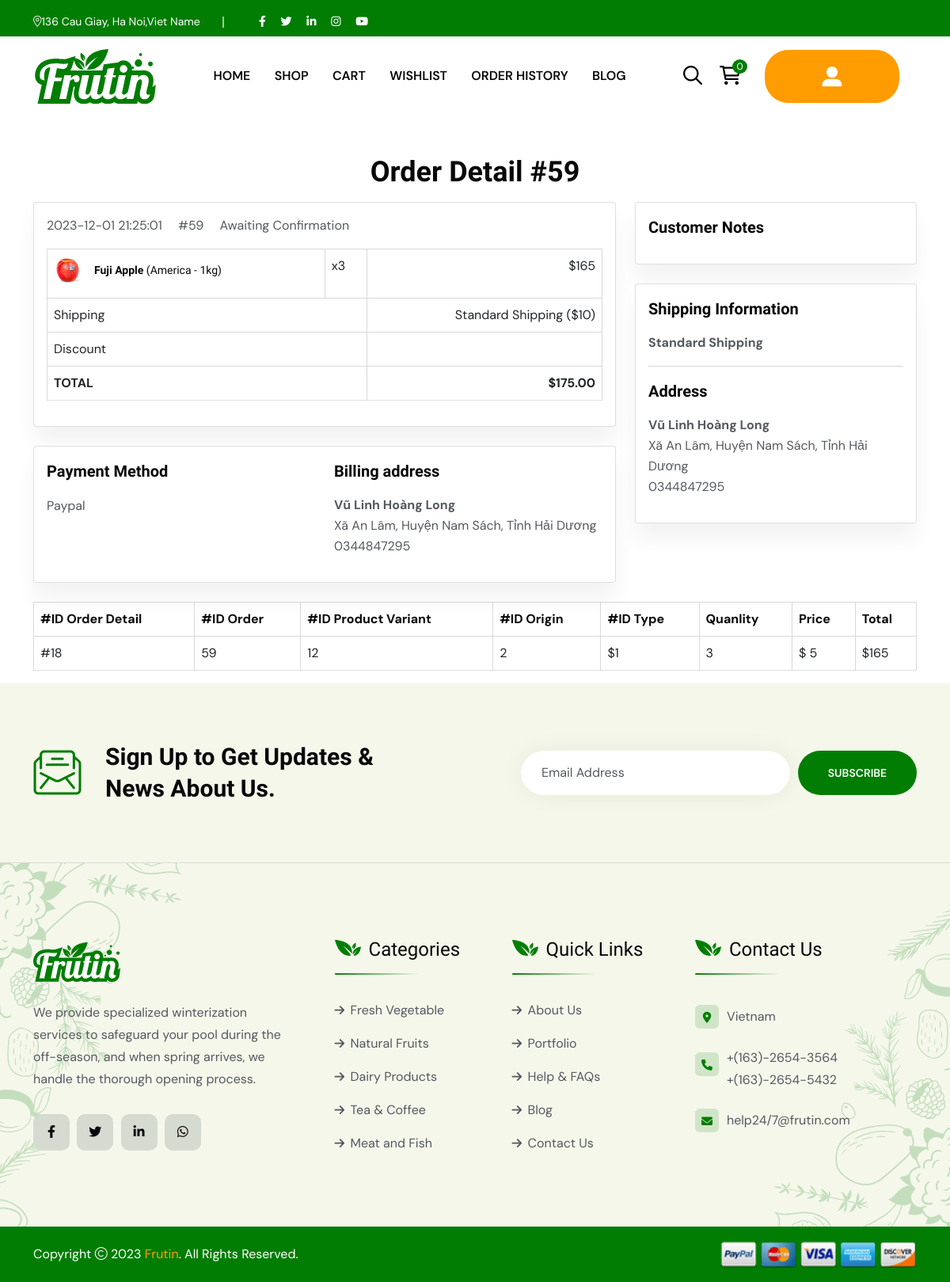
Screenshot of /index.php?act=detail_order&&id_order=59 (signed in) with the database file from the repository.
### tables this page shows
CREATE TABLE `orders` (
  `id_order` int(11) NOT NULL,
  `username` varchar(50) NOT NULL,
  `date` datetime NOT NULL,
  `name_transport` varchar(50) NOT NULL,
  `code_coupon` varchar(10) NOT NULL,
  `total` int(11) NOT NULL,
  `payment_methods` varchar(50) NOT NULL,
  `status` varchar(50) NOT NULL
);

CREATE TABLE `order_detail` (
  `id_order_detail` int(11) NOT NULL,
  `order_id` int(11) NOT NULL,
  `id_product_variant` int(11) NOT NULL,
  `id_origin` int(11) NOT NULL,
  `id_type` int(11) NOT NULL,
  `quanlity` int(5) NOT NULL,
  `price` int(8) NOT NULL,
  `total` int(11) NOT NULL
);

CREATE TABLE `product_image` (
  `id_image` int(11) NOT NULL,
  `product_id` int(11) NOT NULL,
  `image_path` varchar(400) NOT NULL,
  `main` int(1) NOT NULL DEFAULT 0
);

CREATE TABLE `product` (
  `product_id` int(11) NOT NULL,
  `name` varchar(255) NOT NULL,
  `price` int(8) NOT NULL,
  `desciption` text NOT NULL,
  `sub_category_id` int(11) NOT NULL
);

CREATE TABLE `origin` (
  `id_origin` int(11) NOT NULL,
  `value_origin` varchar(50) NOT NULL
);

CREATE TABLE `type` (
  `id_type` int(11) NOT NULL,
  `value_type` varchar(50) NOT NULL
);

CREATE TABLE `transport` (
  `name_transport` varchar(50) NOT NULL,
  `fee` int(2) NOT NULL
);

CREATE TABLE `user` (
  `username` varchar(50) NOT NULL,
  `password` varchar(20) NOT NULL,
  `full_name` varchar(50) NOT NULL,
  `email` varchar(50) NOT NULL,
  `image` varchar(400) NOT NULL DEFAULT 'avatar1.png',
  `address` varchar(200) NOT NULL,
  `telephone` varchar(12) NOT NULL,
  `role` tinyint(1) NOT NULL DEFAULT 0
);

CREATE TABLE `product_variant` (
  `id_product_variant` int(11) NOT NULL,
  `id_product` int(11) NOT NULL,
  `id_origin` int(11) NOT NULL,
  `id_type` int(11) NOT NULL,
  `price_product_variant` int(8) NOT NULL,
  `quanlity_inventory` int(5) NOT NULL
);

### model/pdo.php (called while the page is built, shortened)
<?php
function pdo_get_connection(){
    $servername = "localhost";
    $username = "root";
    $password = "";
    try {
        $conn = new PDO("mysql:host=$servername;dbname=longvlhph38689", $username, $password);
        $conn->setAttribute(PDO::ATTR_ERRMODE, PDO::ERRMODE_EXCEPTION);
        return $conn;
    } catch(PDOException $e) {
        echo "Connection failed: " . $e->getMessage();
    }
}
function pdo_query($sql){
    $sql_args=array_slice(func_get_args(),1);
    try{
        $conn=pdo_get_connection();
        $stmt=$conn->prepare($sql);
        $stmt->execute($sql_args);
        $rows=$stmt->fetchAll();
        return $rows;
    }
    catch(PDOException $e){
        throw $e;
    }
    finally{
        unset($conn);
    }
}

### model/orders.php (called while the page is built, shortened)
<?php
function get_detail_order_by_id($id_order)
{
    $sql = "SELECT * FROM `order_detail`
    JOIN product_variant on product_variant.id_product_variant = order_detail.id_product_variant
    join product_image on product_image.product_id = product_variant.id_product
    join product on product_variant.id_product = product.product_id
    join origin on origin.id_origin = product_variant.id_origin
    join type on type.id_type = product_variant.id_type
    WHERE  `order_id`='$id_order' and `main` = 1";
    return pdo_query($sql);
}
function get_order_by_id($order_id)
{
    $sql = "SELECT * FROM `orders`
    join transport on orders.name_transport = transport.name_transport
    WHERE `id_order` = '$order_id'";
    return pdo_query($sql);
}

### model/user.php (called while the page is built, shortened)
<?php
function get_user($username)
{
    $sql = "SELECT * FROM `user` WHERE `username`='$username'";
    return pdo_query($sql);
}

### detailOrder.php (the view, shortened to what this page needs)
<!doctype html>
<html class="no-js" lang="zxx">
<head>
    <link rel="stylesheet" href="assets/css/app.min.css">
    <link rel="stylesheet" href="assets/css/fontawesome.min.css">
    <link rel="stylesheet" href="assets/css/style.css">
</head>
<body>
    <h3 class=" mt-5" style="text-align: center;">Order Detail #<?= $id_order ?></h3>
    <div class="container">
        <div class="container p-0">
            <div class="row">
                <div class="col-lg-8">
                    <div class="card mb-4">
                        <div class="card-body">
                            <div class="mb-3 d-flex justify-content-between">
                                <div>
                                    <span class="me-3"><?= $full_order[0]['date'] ?></span>
                                    <span class="me-3">#<?= $full_order[0]['id_order'] ?></span>
                                    <span class="me-3"><?= $full_order[0]['status'] ?></span>
                                </div>
                                <div class="d-flex">
                                    <div class="dropdown">
                                        <button class="btn btn-link p-0 text-muted" type="button" data-bs-toggle="dropdown">
                                        </button>
                                    </div>
                                </div>
                            </div>
                            <table class="table table-borderless">
                                <tbody>
                                    <?php foreach ($order as $key => $value) : ?>
                                        <tr>
                                            <td>
                                                <div class="d-flex mb-2">
                                                    <div class="flex-shrink-0">
                                                        <img style='object-fit: cover;' src="./assets/img/product/<?= $value['image_path'] ?>" alt="" width="35" class="img-fluid">
                                                    </div>
                                                    <div class="flex-lg-grow-1 ms-3">
                                                        <h6 class="small mb-0 mt-2 mb-2"><a href="index.php?act=shop-details&&pro=<?=$value['id_product'] ?>" class="text-reset"><?= $value['name'] ?>   <span style='font-weight: 300;'>(<?=$value['value_origin'] ?> - <?=$value['value_type'] ?>)</span></a></h6>
                                                    </div>
                                                </div>
                                            </td>
                                            <td class="mt-2">x<?= $value['quanlity'] ?></td>
                                            <td class="text-end ">$<?= $value['total'] ?></td>
                                        </tr>
                                    <?php endforeach; ?>
                                </tbody>
                                <tfoot>
                                    <tr>
                                        <td colspan="2">Shipping</td>
                                        <td class="text-end"><?= $full_order[0]['name_transport'] ?> ($<?= $full_order[0]['fee'] ?>)</td>
                                    </tr>
                                    <tr>
                                        <td colspan="2">Discount </td>
                                        <td class="text-danger text-end"><?= $full_order[0]['code_coupon'] ?></td>
                                    </tr>
                                    <tr class="fw-bold">
                                        <td colspan="2">TOTAL</td>
                                        <td class="text-end">$<?= $full_order[0]['total'] ?>.00</td>
                                    </tr>
                                </tfoot>
                            </table>
                        </div>
                    </div>
                    <div class="card mb-4">
                        <div class="card-body">
                            <div class="row">
                                <div class="col-lg-6">
                                    <h3 class="h6">Payment Method</h3>
                                    <p><?= $full_order[0]['payment_methods'] ?></p>
                                </div>
                                <div class="col-lg-6">
                                    <h3 class="h6">Billing address</h3>
                                    <address>
                                        <strong><?= $user[0]['full_name'] ?></strong><br>
                                        <?= $user[0]['address'] ?><br>
                                        <?= $user[0]['telephone'] ?>
                                    </address>
                                </div>
                            </div>
                        </div>
                    </div>
                </div>
                <div class="col-lg-4">
                    <div class="card mb-4">
                        <div class="card-body">
                            <h3 class="h6">Customer Notes</h3>
                        </div>
                    </div>
                    <div class="card mb-4">
                        <div class="card-body">
                            <h3 class="h6">Shipping Information</h3>
                            <strong><?= $full_order[0]['name_transport'] ?></strong>
                            <hr>
                            <h3 class="h6">Address</h3>
                            <address>
                                <strong><?= $user[0]['full_name'] ?></strong><br>
                                <?= $user[0]['address'] ?><br>
                                <?= $user[0]['telephone'] ?>
                            </address>
                        </div>
                    </div>
                </div>
            </div>
        </div>
        <table class="table table-borderless main col-sm-12">
            <thead>
                <tr class="head">
                    <th scope="col">#ID Order Detail</th>
                    <th scope="col">#ID Order</th>
                    <th scope="col">#ID Product Variant</th>
                    <th scope="col">#ID Origin</th>
                    <th scope="col">#ID Type</th>
                    <th scope="col">Quanlity</th>
                    <th scope="col">Price</th>
                    <th scope="col">Total</th>
                </tr>
            </thead>
            <tbody>
                <form action="" method="post">
                    <?php foreach ($order as $key => $value) : ?>
                        <tr class="rounded bg-white">
                            <td class="order-color">#<?= $value['id_order_detail'] ?></td>
                            <td><?= $value['order_id'] ?></td>
                            <td>
                                <?= $value['id_product_variant'] ?>
                            </td>
                            <td><?= $value['id_origin'] ?></td>
                            <td>$<?= $value['id_type'] ?></td>
                            <td><?= $value['quanlity'] ?></td>
                            <td>$
                                <?= $value['price'] ?>
                            </td>
                            <td>
                                $<?= $value['total'] ?>
                            </td>
                        </tr>
                    <?php endforeach; ?>
                </form>
            </tbody>
        </table>
    </div>
</body>
</html>

### detailOrder.php (style rules this page uses)
body { background: #eee; }
.card { box-shadow: 0 20px 27px 0 rgb(0 0 0 / 5%); }
.card { position: relative; display: flex; flex-direction: column; min-width: 0; word-wrap: break-word; background-color: #fff; background-clip: border-box; border: 0 solid rgba(0, 0, 0, .125); border-radius: 1rem; }
.text-reset { --bs-text-opacity: 1; color: inherit !important; }

### rows the page displays
orders: date "2023-12-01 21:25:01", id_order "59", status "Awaiting Confirmation", transport.name_transport "Standard Shipping", transport.fee "10", total "175", payment_methods "Paypal"
order_detail: product_image.image_path (picture), product.name "Fuji Apple", id_origin.value_origin "America", id_type.value_type "1kg", quanlity "3", total "165", id_order_detail "18", order "59", id_product_variant.id_product_variant "12", id_origin.id_origin "2", id_type.id_type "1", product.price "5"
user: full_name "Vũ Linh Hoàng Long", address "Xã An Lâm, Huyện Nam Sách, Tỉnh Hải Dương", telephone "0344847295"

### other values shown
$id_order "59"
